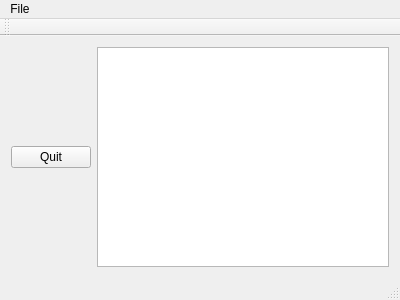
<?xml version="1.0" encoding="UTF-8"?>
<ui version="4.0">
 <class>Notepad</class>
 <widget class="QMainWindow" name="Notepad">
  <property name="geometry">
   <rect>
    <x>0</x>
    <y>0</y>
    <width>400</width>
    <height>300</height>
   </rect>
  </property>
  <property name="windowTitle">
   <string>Notepad</string>
  </property>
  <widget class="QWidget" name="centralWidget">
   <layout class="QVBoxLayout" name="verticalLayout_2">
    <item>
     <layout class="QHBoxLayout" name="horizontalLayout">
      <item>
       <widget class="QPushButton" name="quitButton">
        <property name="text">
         <string>Quit</string>
        </property>
       </widget>
      </item>
      <item>
       <widget class="QTextEdit" name="textEdit"/>
      </item>
     </layout>
    </item>
   </layout>
  </widget>
  <widget class="QMenuBar" name="menuBar">
   <property name="geometry">
    <rect>
     <x>0</x>
     <y>0</y>
     <width>400</width>
     <height>26</height>
    </rect>
   </property>
   <widget class="QMenu" name="menuFile">
    <property name="title">
     <string>File</string>
    </property>
    <addaction name="separator"/>
    <addaction name="actionOpen"/>
    <addaction name="actionSave"/>
   </widget>
   <addaction name="menuFile"/>
  </widget>
  <widget class="QToolBar" name="mainToolBar">
   <attribute name="toolBarArea">
    <enum>TopToolBarArea</enum>
   </attribute>
   <attribute name="toolBarBreak">
    <bool>false</bool>
   </attribute>
  </widget>
  <widget class="QStatusBar" name="statusBar"/>
  <action name="actionOpen">
   <property name="text">
    <string>Open</string>
   </property>
  </action>
  <action name="actionSave">
   <property name="text">
    <string>Save</string>
   </property>
  </action>
 </widget>
 <layoutdefault spacing="6" margin="11"/>
 <resources/>
 <connections/>
</ui>
